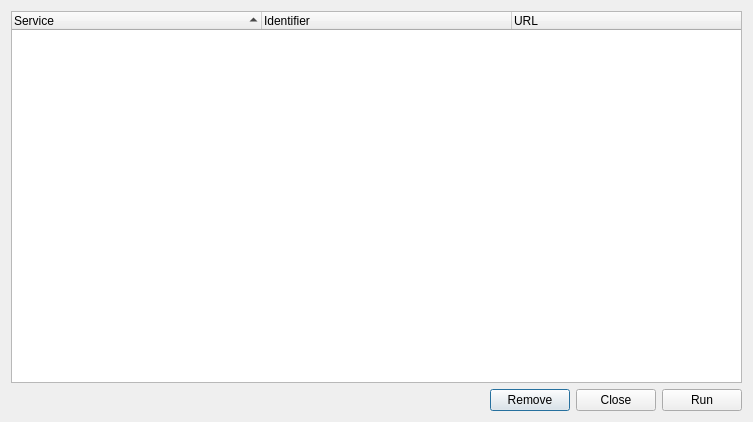
<?xml version="1.0" encoding="UTF-8"?>
<ui version="4.0">
 <class>Bookmarks</class>
 <widget class="QDialog" name="Bookmarks">
  <property name="geometry">
   <rect>
    <x>0</x>
    <y>0</y>
    <width>753</width>
    <height>422</height>
   </rect>
  </property>
  <property name="windowTitle">
   <string>WPS-Bookmarks</string>
  </property>
  <layout class="QGridLayout" name="gridLayout">
   <item row="0" column="0">
    <layout class="QHBoxLayout" name="horizontalLayout_2"/>
   </item>
   <item row="1" column="0">
    <widget class="QTreeWidget" name="treeWidget">
     <property name="sortingEnabled">
      <bool>true</bool>
     </property>
     <property name="columnCount">
      <number>3</number>
     </property>
     <attribute name="headerDefaultSectionSize">
      <number>250</number>
     </attribute>
     <column>
      <property name="text">
       <string>Service</string>
      </property>
     </column>
     <column>
      <property name="text">
       <string>Identifier</string>
      </property>
     </column>
     <column>
      <property name="text">
       <string>URL</string>
      </property>
     </column>
    </widget>
   </item>
   <item row="2" column="0">
    <layout class="QHBoxLayout" name="horizontalLayout_3">
     <item>
      <spacer name="horizontalSpacer_2">
       <property name="orientation">
        <enum>Qt::Horizontal</enum>
       </property>
       <property name="sizeHint" stdset="0">
        <size>
         <width>40</width>
         <height>20</height>
        </size>
       </property>
      </spacer>
     </item>
     <item>
      <widget class="QPushButton" name="btnRemove">
       <property name="text">
        <string>Remove</string>
       </property>
      </widget>
     </item>
     <item>
      <widget class="QPushButton" name="btnClose">
       <property name="text">
        <string>Close</string>
       </property>
      </widget>
     </item>
     <item>
      <widget class="QPushButton" name="btnOK">
       <property name="text">
        <string>Run</string>
       </property>
      </widget>
     </item>
    </layout>
   </item>
  </layout>
 </widget>
 <resources/>
 <connections/>
</ui>
